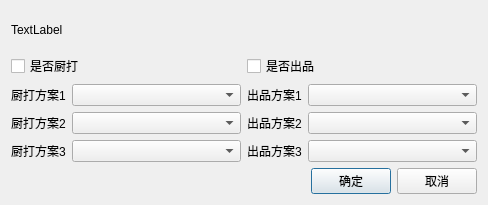
<?xml version="1.0" encoding="UTF-8"?>
<ui version="4.0">
 <class>w_bt_dish_kitchen_dish_more</class>
 <widget class="QDialog" name="w_bt_dish_kitchen_dish_more">
  <property name="geometry">
   <rect>
    <x>0</x>
    <y>0</y>
    <width>488</width>
    <height>205</height>
   </rect>
  </property>
  <property name="windowTitle">
   <string>Dialog</string>
  </property>
  <layout class="QVBoxLayout" name="verticalLayout">
   <item>
    <layout class="QGridLayout" name="gridLayout" columnstretch="0,1,0,1">
     <item row="0" column="0" colspan="4">
      <widget class="QLabel" name="label_desc">
       <property name="text">
        <string>TextLabel</string>
       </property>
      </widget>
     </item>
     <item row="1" column="0" colspan="2">
      <widget class="QCheckBox" name="checkBox_ch_kitchen_print_flag">
       <property name="text">
        <string>是否厨打</string>
       </property>
      </widget>
     </item>
     <item row="1" column="2" colspan="2">
      <widget class="QCheckBox" name="checkBox_ch_kitchen_out_flag">
       <property name="text">
        <string>是否出品</string>
       </property>
      </widget>
     </item>
     <item row="2" column="0">
      <widget class="QLabel" name="label_2">
       <property name="text">
        <string>厨打方案1</string>
       </property>
      </widget>
     </item>
     <item row="2" column="1">
      <widget class="lds_ComboBox" name="comboBox_vch_kitchen_print_id1"/>
     </item>
     <item row="2" column="2">
      <widget class="QLabel" name="label_5">
       <property name="text">
        <string>出品方案1</string>
       </property>
      </widget>
     </item>
     <item row="2" column="3">
      <widget class="lds_ComboBox" name="comboBox_vch_kitchen_out_id1"/>
     </item>
     <item row="3" column="0">
      <widget class="QLabel" name="label_3">
       <property name="text">
        <string>厨打方案2</string>
       </property>
      </widget>
     </item>
     <item row="3" column="1">
      <widget class="lds_ComboBox" name="comboBox_vch_kitchen_print_id2"/>
     </item>
     <item row="3" column="2">
      <widget class="QLabel" name="label_6">
       <property name="text">
        <string>出品方案2</string>
       </property>
      </widget>
     </item>
     <item row="3" column="3">
      <widget class="lds_ComboBox" name="comboBox_vch_kitchen_out_id2"/>
     </item>
     <item row="4" column="0">
      <widget class="QLabel" name="label_4">
       <property name="text">
        <string>厨打方案3</string>
       </property>
      </widget>
     </item>
     <item row="4" column="1">
      <widget class="lds_ComboBox" name="comboBox_vch_kitchen_print_id3"/>
     </item>
     <item row="4" column="2">
      <widget class="QLabel" name="label_7">
       <property name="text">
        <string>出品方案3</string>
       </property>
      </widget>
     </item>
     <item row="4" column="3">
      <widget class="lds_ComboBox" name="comboBox_vch_kitchen_out_id3"/>
     </item>
    </layout>
   </item>
   <item>
    <layout class="QHBoxLayout" name="horizontalLayout">
     <item>
      <spacer name="horizontalSpacer">
       <property name="orientation">
        <enum>Qt::Horizontal</enum>
       </property>
       <property name="sizeHint" stdset="0">
        <size>
         <width>40</width>
         <height>20</height>
        </size>
       </property>
      </spacer>
     </item>
     <item>
      <widget class="QPushButton" name="pushButton_ok">
       <property name="text">
        <string>确定</string>
       </property>
      </widget>
     </item>
     <item>
      <widget class="QPushButton" name="pushButton_cancel">
       <property name="text">
        <string>取消</string>
       </property>
      </widget>
     </item>
    </layout>
   </item>
  </layout>
 </widget>
 <customwidgets>
  <customwidget>
   <class>lds_ComboBox</class>
   <extends>QComboBox</extends>
   <header>lds_combobox.h</header>
  </customwidget>
 </customwidgets>
 <resources/>
 <connections/>
</ui>
